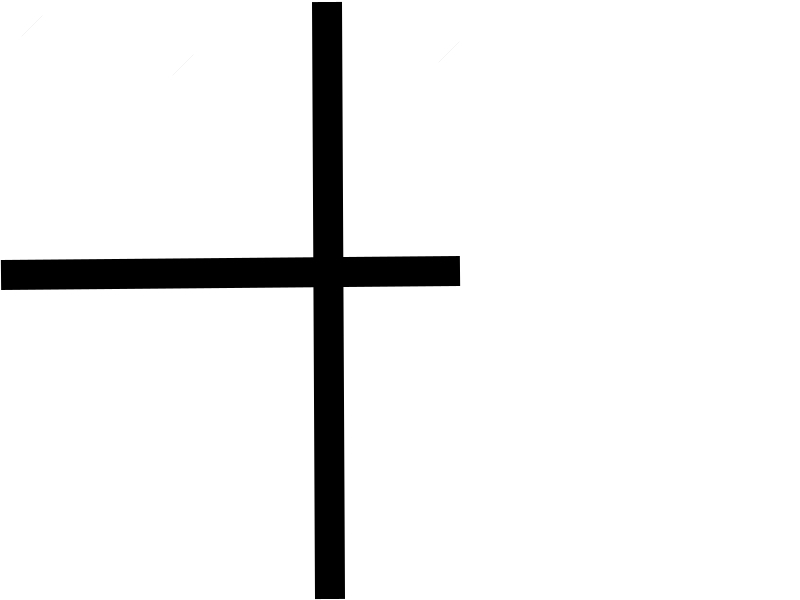
#> input picture VisionFollowing/cross.jpg, 800 x 600 px
$ python detect_cross.py
#> lines starting #> are read from the running program, lines starting #| are printed output that depends on the picture; after the words box and inside, x2 and y2 are one past the last pixel; in counts of white or black regions, pixels touching at a corner belong together
import numpy as np
import cv2

def intersection(line1, line2):
    """See https://stackoverflow.com/a/383527/5087436"""

    rho1, theta1 = line1[0]
    rho2, theta2 = line2[0]
    A = np.array([
        [np.cos(theta1), np.sin(theta1)],
        [np.cos(theta2), np.sin(theta2)]
    ])
    b = np.array([[rho1], [rho2]])
    x0, y0 = np.linalg.solve(A, b)
    x0, y0 = int(np.round(x0)), int(np.round(y0))
    return [[x0, y0]]

image = cv2.imread('./cross.jpg')
#> image is the input picture: shape (600, 800, 3); min 0, max 255, mean 238.6
gray = cv2.cvtColor(image, cv2.COLOR_BGR2GRAY)

# [5 lines of commented-out code are left out]

edges = cv2.Canny(gray, 50, 150, apertureSize=3)
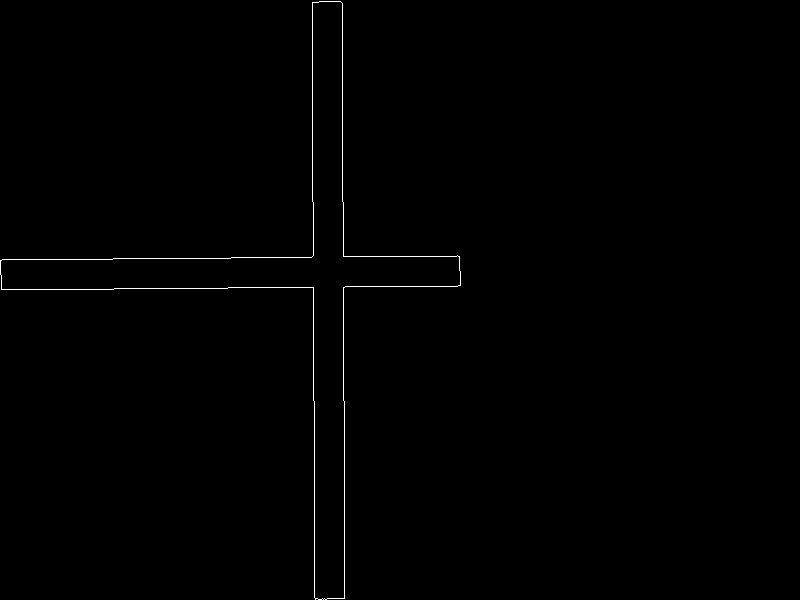
#> edges: shape (600, 800); 0.44% white in thin lines or dots, all inside (x1, y1, x2, y2) = (0, 1, 461, 600)
lines = cv2.HoughLines(edges, 1, np.pi/180, 50)
#> lines = 28 rows, first 8: [312, 0], [342, 0], [344, 0], [314, 0], [258, 1.57], [291, 1.55], [256, 1.57], [288, 1.57]

slopearr=[]
flag = 0

for line in lines:
    rho, theta = line[0]
    a = np.cos(theta)
    b = np.sin(theta)
    x0 = a*rho
    y0 = b*rho
    x1 = int(x0+1000*(-b))
    y1 = int(y0+1000*a)
    x2 = int(x0-1000*(-b))
    y2 = int(y0-1000*a)

    if flag == 1:
        for angle in slopearr:
            if(abs(theta-angle) > 85*np.pi/180.0 and abs(theta-angle)<95*np.pi/180.0):
                line2 = line
                cv2.line(image, (x1,y1), (x2,y2),(0,0,255),2)
                flag = 2
                break
    elif flag == 0:
        flag = 1
        line1 = line
        cv2.line(image, (x1,y1), (x2,y2),(0,0,255),2)
        slopearr.append(theta)
    elif flag == 2:
        break
#> this loop made 6 passes
#> (rho, theta, a, b, x0, y0, x1, y1) on pass 1: (312, 0, 1, 0, 312, 0, 312, 1000)
#> (rho, theta, a, b, x0, y0, x1, y1) on passes 2 to 6: (342, 0, 1, 0, 342, 0, 342, 1000), (344, 0, 1, 0, 344, 0, 344, 1000), (314, 0, 1, 0, 314, 0, 314, 1000), (258, 1.57, -4.37e-08, 1, -1.13e-05, 258, -1000, 257), (291, 1.55, 0.0175, 1, 5.08, 291, -994, 308)
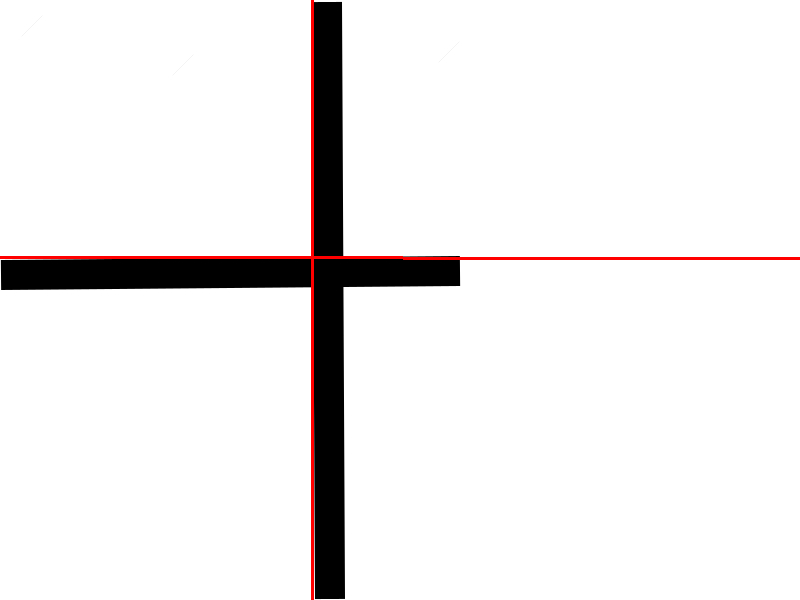
#> image: shape (600, 800, 3); 0.87% of pixels changed, all inside (x1, y1, x2, y2) = (0, 0, 800, 600)
#> after the loop, slopearr = [0]
if flag == 2:
    [[x, y]] = intersection(line1, line2)
#> in intersection, `rho1, theta1 = line1[0]`: rho1 = 312; theta1 = 0
#> in intersection, `A = np.array([ [np.cos(theta1), np.sin(theta1)], [np.cos(theta2), np.s..`: A = [[1, 0], [-4.37e-08, 1]]
#> in intersection, `b = np.array([[rho1], [rho2]])`: b = [312, 258]
#> in intersection, `x0, y0 = np.linalg.solve(A, b)`: x0 = [312]; y0 = [258]
#> in intersection, `x0, y0 = int(np.round(x0)), int(np.round(y0))`: x0 = 312; y0 = 258
#> x = 312; y = 258
    cv2.circle(image, (x, y), 3, 255, -1)
#> image: shape (600, 800, 3); 0.01% of pixels changed, all inside (x1, y1, x2, y2) = (309, 255, 316, 262)
elif flag == 1:
    print("No cross detected")

while cv2.waitKey(1) & 0xff != ord('q'):
#> (key q is pressed here)
    cv2.imshow('img', image)

$ run again, with VisionFollowing/img1.jpg copied over VisionFollowing/cross.jpg
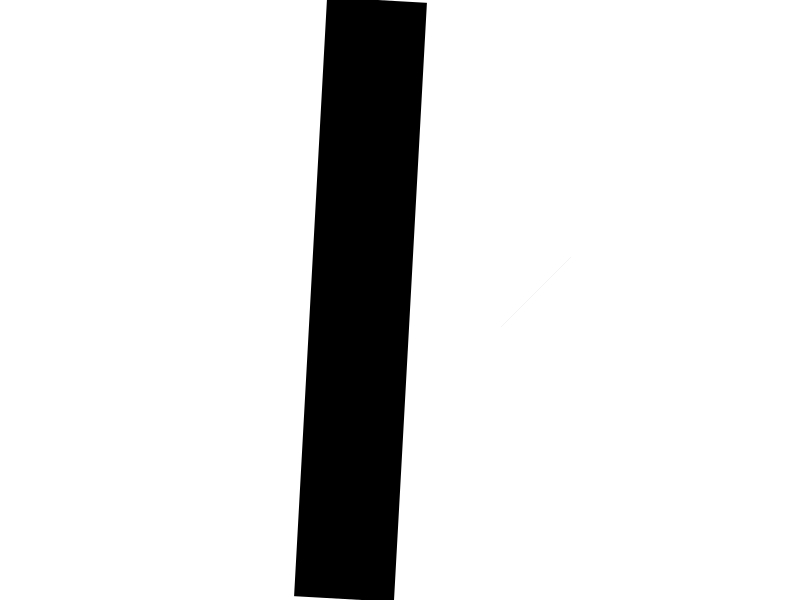
#> input picture VisionFollowing/img1.jpg, 800 x 600 px
#> image is the input picture: shape (600, 800, 3); min 0, max 255, mean 223.2
#> `edges = cv2.Canny(gray, 50, 150, apertureSize=3)`:
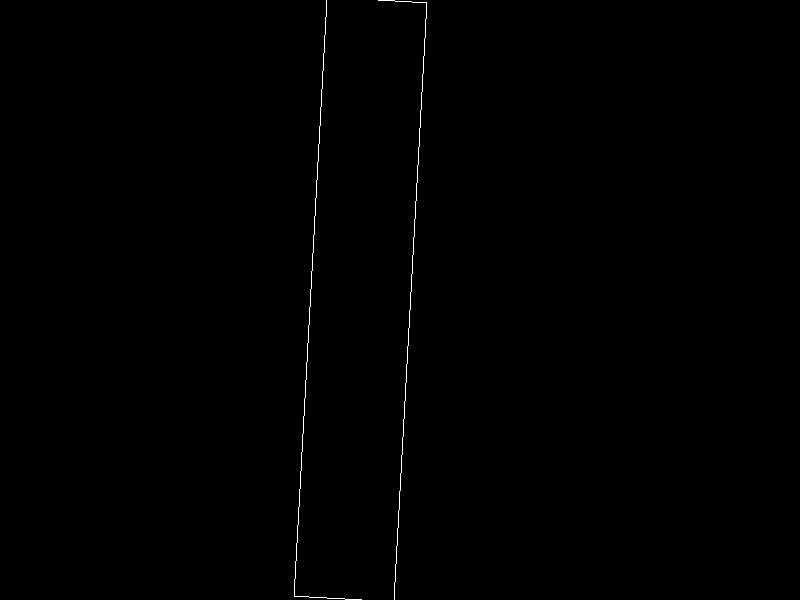
#> edges: shape (600, 800); 0.27% white in thin lines or dots, all inside (x1, y1, x2, y2) = (294, 0, 427, 600)
#> lines = 13 rows, first 8: [325, 0.0524], [425, 0.0524], [432, 0.0698], [328, 0.0698], [430, 0.0698], [330, 0.0698], [332, 0.0698], [427, 0.0698]
#> the loop `for line in lines:` made 13 passes
#> (rho, theta, a, b, x0, y0, x1, y1) on pass 1: (325, 0.0524, 0.999, 0.0523, 324.6, 17.01, 272, 1015)
#> after the loop `for line in lines:`:
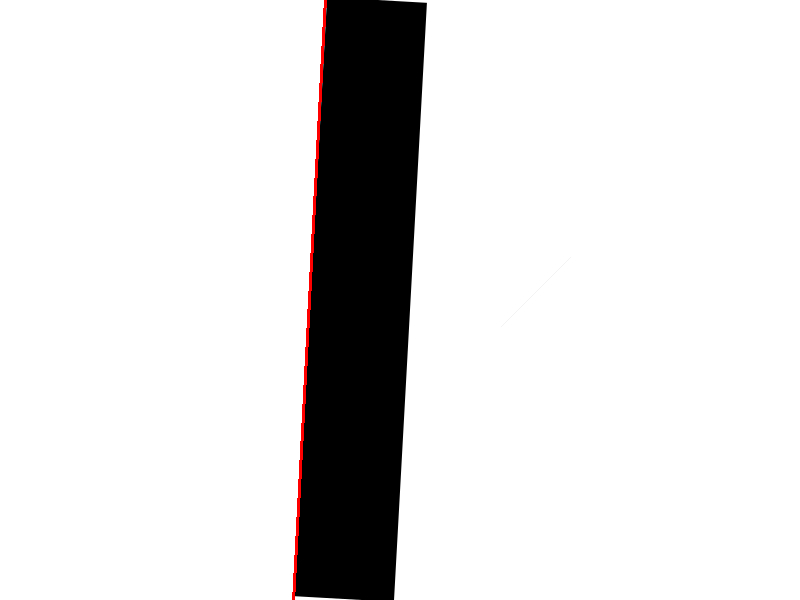
#> image: shape (600, 800, 3); 0.38% of pixels changed, all inside (x1, y1, x2, y2) = (292, 0, 327, 600)
#> after the loop `for line in lines:`: slopearr = [0.0524]

$ run again, with VisionFollowing/img2.jpg copied over VisionFollowing/cross.jpg
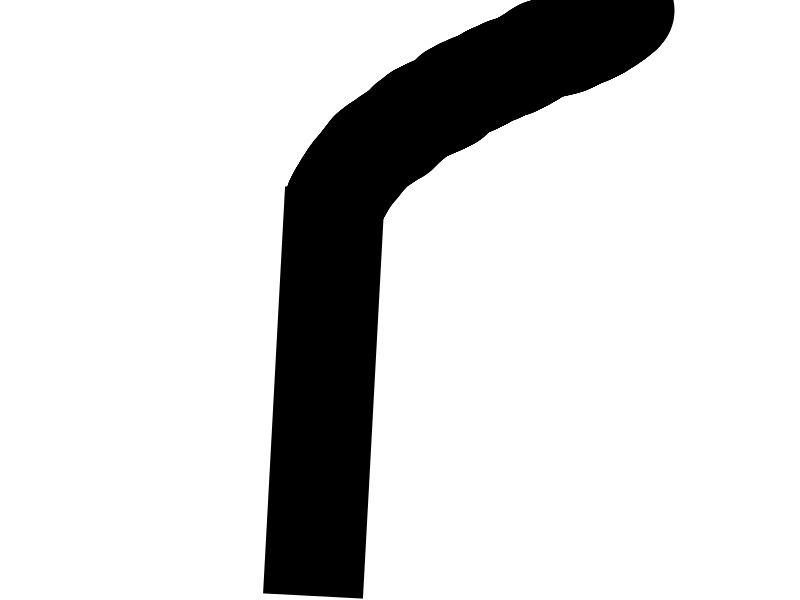
#> input picture VisionFollowing/img2.jpg, 800 x 600 px
#> image is the input picture: shape (600, 800, 3); min 0, max 255, mean 214.5
#> `edges = cv2.Canny(gray, 50, 150, apertureSize=3)`:
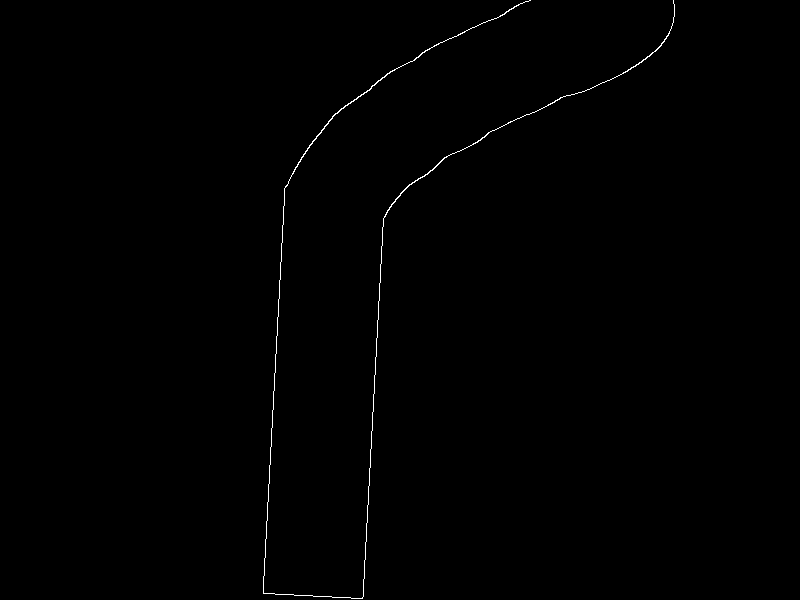
#> edges: shape (600, 800); 0.36% white in thin lines or dots, all inside (x1, y1, x2, y2) = (263, 0, 675, 599)
#> lines = 28 rows, first 8: [294, 0.0524], [394, 0.0524], [311, 1.17], [578, 1.62], [399, 0.0698], [342, 1.1], [232, 1.12], [319, 1.15]
#> the loop `for line in lines:` made 5 passes
#> (rho, theta, a, b, x0, y0, x1, y1) on pass 1: (294, 0.0524, 0.999, 0.0523, 293.6, 15.39, 241, 1014)
#> after the loop `for line in lines:`:
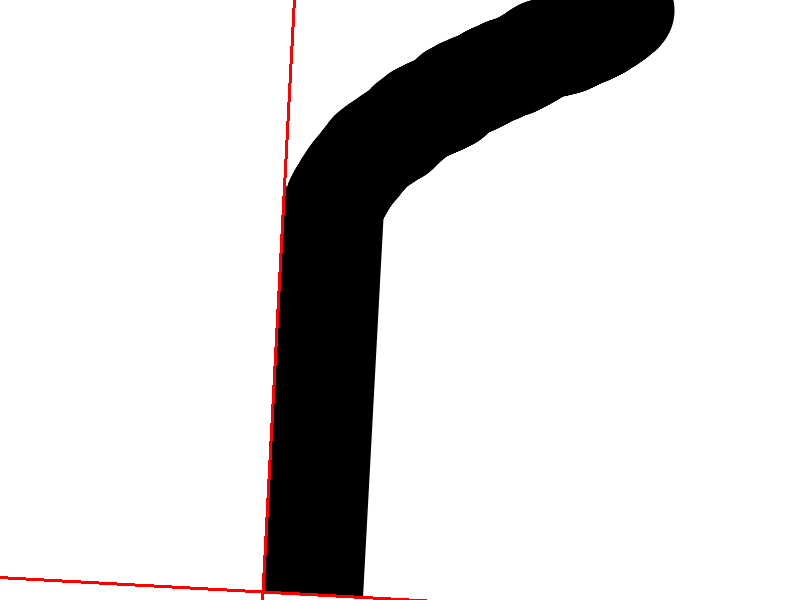
#> image: shape (600, 800, 3); 0.63% of pixels changed, all inside (x1, y1, x2, y2) = (0, 0, 427, 600)
#> after the loop `for line in lines:`: slopearr = [0.0524]
#> rho1 = 294; theta1 = 0.0524
#> A = [[0.999, 0.0523], [-0.0523, 0.999]]
#> in intersection, `b = np.array([[rho1], [rho2]])`: b = [294, 578]
#> in intersection, `x0, y0 = np.linalg.solve(A, b)`: x0 = [263.3]; y0 = [592.6]
#> in intersection, `x0, y0 = int(np.round(x0)), int(np.round(y0))`: x0 = 263; y0 = 593
#> x = 263; y = 593
